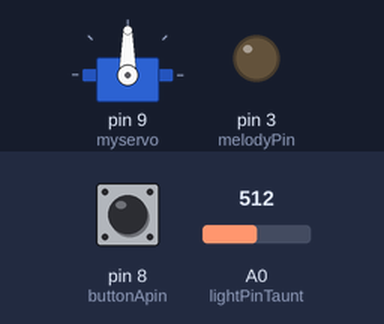
Simulated run of this sketch. Board: Arduino Uno, built with avr-gcc and run on an emulated ATmega328P. Shown: servo, output pins drawn as LEDs (lit = HIGH). The inputs (shaded band) are chosen by the test bench; at power-on: A0 (lightPinTaunt) = 512, pin 8 (buttonApin) HIGH.

Above: at 1.2 s.
1.3 s: A0 (lightPinTaunt) set to 496
At 1.45 s:
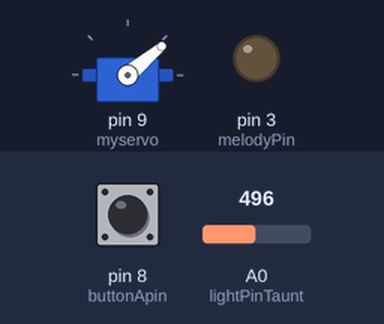
At 2.6 s:
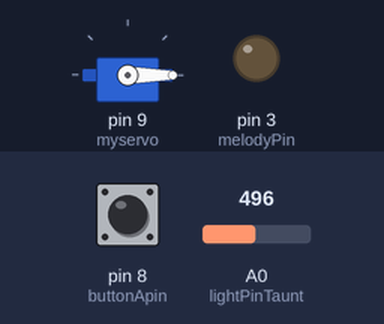
Timing chart, 0 to 4.3 s (numbered marks = the images above; inputs shaded):
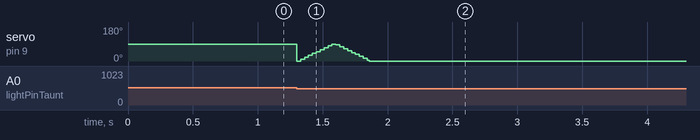

Measured:
- the behaviour switches between 512 and 511 on A0 (lightPinTaunt) (found by bisection; images 0 and 1)

The sketch:

useless_box.ino
```cpp
//sketch for my useless box

//need a function to turn off the switch when the switch is moved to the on position

//need a function to play music/flash lights or do something to taunt a person as they walk by (probably going to be a light sensor)
//I'm thinking music. I want it to play for at least five seconds, but longer if they keep standing in front of the box without opening it

//play different music when box is opened - another light sensor

//***************
//adventure mode*
//***************
//once the switch is pushed there is a time limit to push it back or lose a heart
//three hearts and you lose (possibly cue death music)

//push the switch back within the allotted time and the box loses a life point
//successfully push the switch three times and you win (possibly cue victory music)

//*************
//master quest*
//*************
//similar to adventure mode, but the time before the box pushes the switch varies randomly
//maybe a shorter time to push the switch back
//maybe have the arm come out part way before pushing the switch back to further taunt the player

//optional upgrade: make the box move around in response to player's attempts to push button

//optional upgrade: shoot something at the player randomly or in respnse to failure to push the switch back in time

#include <Servo.h>

#define REST    0

#define QUARTER 4
#define HALF    2
#define WHOLE   1
#define TRIPLET 12
#define TWO_COUNT_TRIPLET 6

#define NOTE_B0  31
#define NOTE_C1  33
#define NOTE_CS1 35
#define NOTE_D1  37
#define NOTE_DS1 39
#define NOTE_E1  41
#define NOTE_F1  44
#define NOTE_FS1 46
#define NOTE_G1  49
#define NOTE_GS1 52
#define NOTE_A1  55
#define NOTE_AS1 58
#define NOTE_B1  62
#define NOTE_C2  65
#define NOTE_CS2 69
#define NOTE_D2  73
#define NOTE_DS2 78
#define NOTE_E2  82
#define NOTE_F2  87
#define NOTE_FS2 93
#define NOTE_G2  98
#define NOTE_GS2 104
#define NOTE_A2  110
#define NOTE_AS2 117
#define NOTE_B2  123
#define NOTE_C3  131
#define NOTE_CS3 139
#define NOTE_D3  147
#define NOTE_DS3 156
#define NOTE_E3  165
#define NOTE_F3  175
#define NOTE_FS3 185
#define NOTE_G3  196
#define NOTE_GS3 208
#define NOTE_A3  220
#define NOTE_AS3 233
#define NOTE_B3  247
#define NOTE_C4  262
#define NOTE_CS4 277
#define NOTE_D4  294
#define NOTE_DS4 311
#define NOTE_E4  330
#define NOTE_F4  349
#define NOTE_FS4 370
#define NOTE_G4  392
#define NOTE_GS4 415
#define NOTE_A4  440
#define NOTE_AS4 466
#define NOTE_B4  494
#define NOTE_C5  523
#define NOTE_CS5 554
#define NOTE_D5  587
#define NOTE_DS5 622
#define NOTE_E5  659
#define NOTE_F5  698
#define NOTE_FS5 740
#define NOTE_G5  784
#define NOTE_GS5 831
#define NOTE_A5  880
#define NOTE_AS5 932
#define NOTE_B5  988
#define NOTE_C6  1047
#define NOTE_CS6 1109
#define NOTE_D6  1175
#define NOTE_DS6 1245
#define NOTE_E6  1319
#define NOTE_F6  1397
#define NOTE_FS6 1480
#define NOTE_G6  1568
#define NOTE_GS6 1661
#define NOTE_A6  1760
#define NOTE_AS6 1865
#define NOTE_B6  1976
#define NOTE_C7  2093
#define NOTE_CS7 2217
#define NOTE_D7  2349
#define NOTE_DS7 2489
#define NOTE_E7  2637
#define NOTE_F7  2794
#define NOTE_FS7 2960
#define NOTE_G7  3136
#define NOTE_GS7 3322
#define NOTE_A7  3520
#define NOTE_AS7 3729
#define NOTE_B7  3951
#define NOTE_C8  4186
#define NOTE_CS8 4435
#define NOTE_D8  4699
#define NOTE_DS8 4978

//Mario main theme melody
//int melody[] = {
//  NOTE_E7, QUARTER,
//  NOTE_E7, QUARTER,
//  REST, QUARTER,
//  NOTE_E7, QUARTER,
//
//  REST, QUARTER,
//  NOTE_C7, QUARTER,
//  NOTE_E7, QUARTER,
//  REST, QUARTER,
//
//  NOTE_G7, QUARTER,
//  REST, QUARTER,
//  REST, HALF,
//
//  NOTE_G6, QUARTER,
//  REST, QUARTER,
//  REST, HALF,
//
//  NOTE_C7, QUARTER,
//  REST, QUARTER,
//  REST, QUARTER,
//  NOTE_G6, QUARTER,
//
//  REST, HALF,
//  NOTE_E6, QUARTER,
//  REST, QUARTER,
//
//  REST, QUARTER,
//  NOTE_A6, QUARTER,
//  REST, QUARTER,
//  NOTE_B6, QUARTER,
//
//  REST, QUARTER,
//  NOTE_AS6, QUARTER,
//  NOTE_A6, QUARTER,
//  REST, QUARTER,
//
//  NOTE_G6, TWO_COUNT_TRIPLET,
//  NOTE_E7, TWO_COUNT_TRIPLET,
//  NOTE_G7, TWO_COUNT_TRIPLET,
//
//  NOTE_A7, QUARTER,
//  REST, QUARTER,
//  NOTE_F7, QUARTER,
//  NOTE_G7, QUARTER,
//
//  REST, QUARTER,
//  NOTE_E7, QUARTER,
//  REST, QUARTER,
//  NOTE_C7, QUARTER,
//
//  NOTE_D7, QUARTER,
//  NOTE_B6, QUARTER,
//  REST, HALF,
//
//  NOTE_C7, QUARTER,
//  REST, QUARTER,
//  REST, QUARTER,
//  NOTE_G6, QUARTER,
//
//  REST, HALF,
//  NOTE_E6, QUARTER,
//  REST, QUARTER,
//
//  REST, QUARTER,
//  NOTE_A6, QUARTER,
//  REST, QUARTER,
//  NOTE_B6, QUARTER,
//
//  REST, QUARTER,
//  NOTE_AS6, QUARTER,
//  NOTE_A6, QUARTER,
//  REST, QUARTER,
//
//  NOTE_G6, TWO_COUNT_TRIPLET,
//  NOTE_E7, TWO_COUNT_TRIPLET,
//  NOTE_G7, TWO_COUNT_TRIPLET,
//
//  NOTE_A7, QUARTER,
//  REST, QUARTER,
//  NOTE_F7, QUARTER,
//  NOTE_G7, QUARTER,
//
//  REST, QUARTER,
//  NOTE_E7, QUARTER,
//  REST, QUARTER,
//  NOTE_C7, QUARTER,
//
//  NOTE_D7, QUARTER,
//  NOTE_B6, QUARTER,
//  REST, HALF
//};

//Underworld melody
//int underworld_melody[] = {
//  NOTE_C4, QUARTER,
//  NOTE_C5, QUARTER,
//  NOTE_A3, QUARTER,
//  NOTE_A4, QUARTER,
//
//  NOTE_AS3, QUARTER,
//  NOTE_AS4, QUARTER,
//  REST, HALF,
//
//  REST, WHOLE,
//
//  NOTE_C4, QUARTER,
//  NOTE_C5, QUARTER,
//  NOTE_A3, QUARTER,
//  NOTE_A4, QUARTER,
//
//  NOTE_AS3, QUARTER,
//  NOTE_AS4, QUARTER,
//  REST, HALF,
//
//  REST, WHOLE,
//
//  NOTE_F3, QUARTER,
//  NOTE_F4, QUARTER,
//  NOTE_D3, QUARTER,
//  NOTE_D4, QUARTER,
//
//  NOTE_DS3, QUARTER,
//  NOTE_DS4, QUARTER,
//  REST, HALF,
//
//  REST, WHOLE,
//
//  NOTE_F3, QUARTER,
//  NOTE_F4, QUARTER,
//  NOTE_D3, QUARTER,
//  NOTE_D4, QUARTER,
//
//  NOTE_DS3, QUARTER,
//  NOTE_DS4, QUARTER,
//  REST, HALF,
//
//  REST, HALF,
//  NOTE_DS4, TRIPLET,
//  NOTE_CS4, TRIPLET,
//  NOTE_D4, TRIPLET,
//
//  NOTE_CS4, HALF,
//  NOTE_DS4, HALF,
//
//  NOTE_DS4, HALF,
//  NOTE_GS3, HALF,
//
//  NOTE_G3, HALF,
//  NOTE_CS4, HALF,
//
//  NOTE_C4, TRIPLET,
//  NOTE_FS4, TRIPLET,
//  NOTE_F4, TRIPLET,
//
//  NOTE_E3, TRIPLET,
//  NOTE_AS4, TRIPLET,
//  NOTE_A4, TRIPLET,
//
//  NOTE_GS4, TWO_COUNT_TRIPLET,
//  NOTE_DS4, TWO_COUNT_TRIPLET,
//  NOTE_B3, TWO_COUNT_TRIPLET,
//
//  NOTE_AS3, TWO_COUNT_TRIPLET,
//  NOTE_A3, TWO_COUNT_TRIPLET,
//  NOTE_GS3, TWO_COUNT_TRIPLET,
//
//  REST, WHOLE,
//
//  REST, WHOLE,
//
//  REST, WHOLE
//};

  int beatsPerMinute = 200;
  int beatsPerSecond = beatsPerMinute/60;
  int beatsPerMeasure = 2;
  int secondsPerMeasure = (beatsPerSecond * beatsPerMeasure) / 1000;

//Mario main theme melody
int melody[] = {
  NOTE_E7, NOTE_E7, 0, NOTE_E7,
  0, NOTE_C7, NOTE_E7, 0,
  NOTE_G7, 0, 0,  0,
  NOTE_G6, 0, 0, 0,

  NOTE_C7, 0, 0, NOTE_G6,
  0, 0, NOTE_E6, 0,
  0, NOTE_A6, 0, NOTE_B6,
  0, NOTE_AS6, NOTE_A6, 0,

  NOTE_G6, NOTE_E7, NOTE_G7,
  NOTE_A7, 0, NOTE_F7, NOTE_G7,
  0, NOTE_E7, 0, NOTE_C7,
  NOTE_D7, NOTE_B6, 0, 0,

  NOTE_C7, 0, 0, NOTE_G6,
  0, 0, NOTE_E6, 0,
  0, NOTE_A6, 0, NOTE_B6,
  0, NOTE_AS6, NOTE_A6, 0,

  NOTE_G6, NOTE_E7, NOTE_G7,
  NOTE_A7, 0, NOTE_F7, NOTE_G7,
  0, NOTE_E7, 0, NOTE_C7,
  NOTE_D7, NOTE_B6, 0, 0
};
//Mario main them tempo
int tempo[] = {
  12, 12, 12, 12,
  12, 12, 12, 12,
  12, 12, 12, 12,
  12, 12, 12, 12,

  12, 12, 12, 12,
  12, 12, 12, 12,
  12, 12, 12, 12,
  12, 12, 12, 12,

  9, 9, 9,
  12, 12, 12, 12,
  12, 12, 12, 12,
  12, 12, 12, 12,

  12, 12, 12, 12,
  12, 12, 12, 12,
  12, 12, 12, 12,
  12, 12, 12, 12,

  9, 9, 9,
  12, 12, 12, 12,
  12, 12, 12, 12,
  12, 12, 12, 12,
};
//Underworld melody
int underworld_melody[] = {
  NOTE_C4, NOTE_C5, NOTE_A3, NOTE_A4,
  NOTE_AS3, NOTE_AS4, 0,
  0,
  NOTE_C4, NOTE_C5, NOTE_A3, NOTE_A4,
  NOTE_AS3, NOTE_AS4, 0,
  0,
  NOTE_F3, NOTE_F4, NOTE_D3, NOTE_D4,
  NOTE_DS3, NOTE_DS4, 0,
  0,
  NOTE_F3, NOTE_F4, NOTE_D3, NOTE_D4,
  NOTE_DS3, NOTE_DS4, 0,
  0, NOTE_DS4, NOTE_CS4, NOTE_D4,
  NOTE_CS4, NOTE_DS4,
  NOTE_DS4, NOTE_GS3,
  NOTE_G3, NOTE_CS4,
  NOTE_C4, NOTE_FS4, NOTE_F4, NOTE_E3, NOTE_AS4, NOTE_A4,
  NOTE_GS4, NOTE_DS4, NOTE_B3,
  NOTE_AS3, NOTE_A3, NOTE_GS3,
  0, 0, 0
};
//Underwolrd tempo
int underworld_tempo[] = {
  12, 12, 12, 12,
  12, 12, 6,
  3,
  12, 12, 12, 12,
  12, 12, 6,
  3,
  12, 12, 12, 12,
  12, 12, 6,
  3,
  12, 12, 12, 12,
  12, 12, 6,
  6, 18, 18, 18,
  6, 6,
  6, 6,
  6, 6,
  18, 18, 18, 18, 18, 18,
  10, 10, 10,
  10, 10, 10,
  3, 3, 3
};

  Servo myservo;  // create servo object to control a servo


  //**********
  //constants*
  //**********
  #define TAUNT_DARK_LEVEL 511

  //*****************
  //pin assignments*
  //*****************
  int buttonApin = 8;
  int lightPinTaunt = 0;
  int lightPinOpen = 1;
  int melodyPin = 3;

  //*****************
  //variables*
  //*****************
  int lightReadingTaunt;
  int lightReadingBoxOpen;
  int servoPos;    // variable to store the servo position
  bool startTauntMusic;
  int currNote;
  int tauntMusicCountDown;


void setup()
{
  // put your setup code here, to run once:

  //************
  //setup pins*
  //************
  pinMode(buttonApin, INPUT_PULLUP);
  pinMode(melodyPin, OUTPUT);//buzzer
  myservo.attach(9);  // attaches the servo on pin 9 to the servo object


  //*********************
  //initialize variables*
  //*********************
  servoPos = 0;
  currNote = 0;
  tauntMusicCountDown = 5;
}

void loop()
{
  //when the photocell detects dark, presumed to be someone walking by, taunt them
  lightReadingTaunt  = analogRead(lightPinTaunt);

  if(lightReadingTaunt <= TAUNT_DARK_LEVEL)
  {
    startTauntMusic = true;
    tauntMusicCountDown = 5;
    currNote = 0;
        for (servoPos = 0; servoPos <= 90; servoPos += 5)
    {
      myservo.write(servoPos);              // tell servo to go to position in variable 'pos'
      delay(15);                       // waits 15ms for the servo to reach the position
    }
    for (servoPos = 90; servoPos >= 0; servoPos -= 5)
    {
      myservo.write(servoPos);              // tell servo to go to position in variable 'pos'
      delay(15);                       // waits 15ms for the servo to reach the position
    }
  }

  //want the taunt music to play at least the intro, but keep playing if the person is still standing in front of the light sensor
  while(lightReadingTaunt <= TAUNT_DARK_LEVEL || startTauntMusic)
//  {
//    if(startTauntMusic)
//    {
//          //move the servo
//
////      buzz(melodyPin, melody[currNote], secondsPerMeasure/melody[currNote + 1]);
//      // to distinguish the notes, set a minimum time between them.
//      // the note's duration + 30% seems to work well:
////      int pauseBetweenNotes = (secondsPerMeasure/melody[currNote + 1]) * 1.30;
////      delay(pauseBetweenNotes);
//
//      int noteDuration = 1000 / tempo[currNote];
//
//      buzz(melodyPin, melody[currNote], noteDuration);
//
//      // to distinguish the notes, set a minimum time between them.
//      // the note's duration + 30% seems to work well:
//      int pauseBetweenNotes = noteDuration * 1.30;
//      delay(pauseBetweenNotes);
//
//      // stop the tone playing:
//      buzz(melodyPin, 0, secondsPerMeasure/melody[currNote + 1]);
//      tauntMusicCountDown -= 1;
//      currNote += 1;
//
//      if(tauntMusicCountDown >= 0)
//      {
//        startTauntMusic = false;
//      }
//
//      //if the box is open break out
//    }
//
//    else
//    {
//      buzz(melodyPin, melody[currNote], melody[currNote + 1]);
//      currNote += 1;
//      //if the box is open break out
//    }
//  }


  //this is the main function of the useless box - move the servo and push the switch back to off
  if (digitalRead(buttonApin) == LOW)
  {
    //move the servo
    for (servoPos = 0; servoPos <= 90; servoPos += 5)
    {
      myservo.write(servoPos);              // tell servo to go to position in variable 'pos'
      delay(15);                       // waits 15ms for the servo to reach the position
    }
    for (servoPos = 90; servoPos >= 0; servoPos -= 5)
    {
      myservo.write(servoPos);              // tell servo to go to position in variable 'pos'
      delay(15);                       // waits 15ms for the servo to reach the position
    }
  }

}

void buzz(int targetPin, long frequency, long length)
{
  digitalWrite(13, HIGH);
  long delayValue = 1000000 / frequency / 2; // calculate the delay value between transitions
  //// 1 second's worth of microseconds, divided by the frequency, then split in half since
  //// there are two phases to each cycle
  long numCycles = frequency * length / 1000; // calculate the number of cycles for proper timing
  //// multiply frequency, which is really cycles per second, by the number of seconds to
  //// get the total number of cycles to produce
  for (long i = 0; i < numCycles; i++)
  { // for the calculated length of time...
    digitalWrite(targetPin, HIGH); // write the buzzer pin high to push out the diaphram
    delayMicroseconds(delayValue); // wait for the calculated delay value
    digitalWrite(targetPin, LOW); // write the buzzer pin low to pull back the diaphram
    delayMicroseconds(delayValue); // wait again or the calculated delay value
  }
}
```
